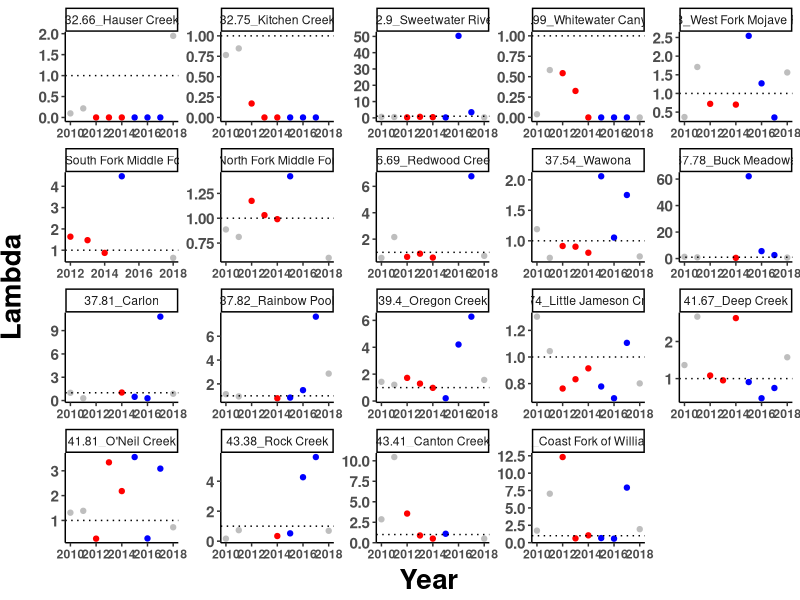

Write R code to recreate this figure. (Note: this script raises an error after producing the figure.)
#### PROJECT: Evolutionary rescue of Mimulus cardinalis populations during extreme drought
#### PURPOSE OF THIS SCRIPT: Produce demography graphs for publication
#### AUTHOR: Amy Angert & Daniel Anstett
#### DATE LAST MODIFIED: 20240627


#*******************************************************************************
#### 0. Clean workspace and load required packages
#*******************************************************************************

# Remove objects and clear workspace
rm(list = ls(all=TRUE))

# Make vector of packages needed
packages_needed <- c("tidyverse", "RColorBrewer","cowplot")

# Install packages needed (if not already installed)
for (i in 1:length(packages_needed)){
  if(!(packages_needed[i] %in% installed.packages())){install.packages(packages_needed[i])}
}

# Load packages needed
for (i in 1:length(packages_needed)){
  library(packages_needed[i], character.only = TRUE)
}


#*******************************************************************************
### 1. Read in lambda estimates for each site and year & manupulate
#*******************************************************************************
dat <- read.csv("data/demography data/siteYear.lambda_2010-2019.csv")
pop_key <- read_csv("data/genomic_data/pop_meta_data.csv") %>% dplyr::select(Site, Paper_ID) #just to get translation of pop names <--> numbers
pop_key[20,1] <- "Mill Creek"
pop_key[20,2] <- 12
dat<-left_join(dat,pop_key,by="Site") %>% 
  mutate(lat.2 = round(Latitude, 2), 
         Site.Lat=paste(lat.2,Paper_ID, sep = "_"),
         Site.Name=paste(lat.2,Site, sep = "_")) %>% 
  select(-lat.2) %>% filter(Site!="Mill Creek")

dat_pre <- dat %>% filter(Year<2012)
dat_drought <- dat %>% filter(between(Year,2012,2014))
dat_recovery <- dat %>% filter(between(Year,2015,2017))
dat_post <- dat %>% filter(Year>2017)


#*******************************************************************************
### 2. Visualize estimates over time for all sites
#*******************************************************************************

#Decline & Recovery
ggplot(dat, aes(x=Year, y=lambda)) +
  geom_point(data=filter(dat, Year<2012), col="grey") +
  geom_point(data=filter(dat, between(Year,2012,2014)), col="red") +
  geom_point(data=filter(dat, between(Year,2015,2017)), col="blue") +
  geom_point(data=filter(dat, Year>2017), col="grey") +
  scale_y_continuous(name="Lambda")+ scale_x_continuous(name="Year")+
  geom_hline(yintercept=1, linetype="dotted") +
  facet_wrap(~Site.Name, scale="free") + theme_classic() + theme(
  #facet_wrap(~Site.Lat, scale="free") + theme_classic() + theme(
    axis.text.x = element_text(face="bold"),
    axis.text.y = element_text(size=11,face="bold"),
    axis.title.x = element_text(color="black", size=20, vjust = 0.5, face="bold"),
    axis.title.y = element_text(color="black", size=20,vjust = 2, face="bold",hjust=0.5))
#+
#theme(strip.background = element_blank(), strip.text.x = element_blank(),
#     legend.title = element_blank())

ggsave("Graphs/Demography/01_decline_recovery.pdf",width=14, height = 8, units = "in")


#*******************************************************************************
### 2. Visualize estimates over time for select sites
#*******************************************************************************

#Kitchen creek
dat_kitchen <- dat %>% filter(Paper_ID==15)
plot_1 <- ggplot(dat_kitchen, aes(x=Year, y=lambda)) + geom_point(size=2) +
  geom_smooth(data=filter(dat_kitchen, Year<2015), method="lm", se=FALSE, col="red") +
  geom_smooth(data=filter(dat_kitchen, Year>2014), method="lm", se=FALSE, col="blue") +
  scale_y_continuous(name="Lambda")+ scale_x_continuous(name="")+
  geom_hline(yintercept=1, linetype="dotted") + theme_classic() + theme(
    #facet_wrap(~Site.Lat, scale="free") + theme_classic() + theme(
    axis.text.x = element_text(size=18,face="bold"),
    axis.text.y = element_text(size=18,face="bold"),
    axis.title.x = element_text(color="black", size=20, vjust = 0.5, face="bold"),
    axis.title.y = element_text(color="black", size=22,vjust = 2, face="bold",hjust=0.5))
ggsave("Graphs/Demography/sites/01_kitchen.pdf",width=6, height = 4, units = "in")

#Wawona
dat_Wawona <- dat %>% filter(Paper_ID==5)
plot_2 <- ggplot(dat_Wawona, aes(x=Year, y=lambda)) + geom_point(size=2) +
  geom_smooth(data=filter(dat_Wawona, Year<2015), method="lm", se=FALSE, col="red") +
  geom_smooth(data=filter(dat_Wawona, Year>2014), method="lm", se=FALSE, col="blue") +
  scale_y_continuous(name="Lambda")+ scale_x_continuous(name="")+
  geom_hline(yintercept=1, linetype="dotted") + theme_classic() + theme(
    #facet_wrap(~Site.Lat, scale="free") + theme_classic() + theme(
    axis.text.x = element_text(size=18,face="bold"),
    axis.text.y = element_text(size=18,face="bold"),
    axis.title.x = element_text(color="black", size=20, vjust = 0.5, face="bold"),
    axis.title.y = element_text(color="black", size=22,vjust = 2, face="bold",hjust=0.5))
ggsave("Graphs/Demography/sites/02_wawona.pdf",width=6, height = 4, units = "in")

#Little Jamison
dat_little <- dat %>% filter(Paper_ID==7)
plot_3 <- ggplot(dat_little, aes(x=Year, y=lambda)) + geom_point(size=2) +
  geom_smooth(data=filter(dat_little, Year<2015), method="lm", se=FALSE, col="red") +
  geom_smooth(data=filter(dat_little, Year>2014), method="lm", se=FALSE, col="blue") +
  scale_y_continuous(name="Lambda")+ scale_x_continuous(name="")+
  geom_hline(yintercept=1, linetype="dotted") + theme_classic() + theme(
    #facet_wrap(~Site.Lat, scale="free") + theme_classic() + theme(
    axis.text.x = element_text(size=18,face="bold"),
    axis.text.y = element_text(size=18,face="bold"),
    axis.title.x = element_text(color="black", size=20, vjust = 0.5, face="bold"),
    axis.title.y = element_text(color="black", size=22,vjust = 2, face="bold",hjust=0.5))
ggsave("Graphs/Demography/sites/03_little_jamison.pdf",width=6, height = 4, units = "in")

#Coast Fork of Willamette
dat_coast <- dat %>% filter(Paper_ID==55)
plot_4 <- ggplot(dat_coast, aes(x=Year, y=lambda)) + geom_point(size=2) +
  geom_smooth(data=filter(dat_coast, Year<2015), method="lm", se=FALSE, col="red") +
  geom_smooth(data=filter(dat_coast, Year>2014), method="lm", se=FALSE, col="blue") +
  scale_y_continuous(name="Lambda")+ scale_x_continuous(name="")+
  geom_hline(yintercept=1, linetype="dotted") + theme_classic() + theme(
    #facet_wrap(~Site.Lat, scale="free") + theme_classic() + theme(
    axis.text.x = element_text(size=18,face="bold"),
    axis.text.y = element_text(size=18,face="bold"),
    axis.title.x = element_text(color="black", size=20, vjust = 0.5, face="bold"),
    axis.title.y = element_text(color="black", size=22,vjust = 2, face="bold",hjust=0.5))
ggsave("Graphs/Demography/sites/04_coast_fork.pdf",width=6, height = 4, units = "in")


#*******************************************************************************
### 3. Visualize estimates over time for select sites decline
#*******************************************************************************

#Little Jamison
dat_little <- dat %>% filter(Paper_ID==7) %>% filter(Year<2015)
plot_3 <- ggplot(dat_little, aes(x=Year, y=lambda)) + geom_point(size=4,shape=21,fill="#9BD7A4") +
  geom_smooth(data=filter(dat_little, Year<2015), method="lm", se=FALSE, col="#9BD7A4",size=1.5) +
  #geom_smooth(data=filter(dat_little, Year>2014), method="lm", se=FALSE, col="blue") +
  scale_y_continuous(name="Lambda")+ scale_x_continuous(name="")+
  geom_hline(yintercept=1, linetype="dotted",size=0.8) + theme_classic() + theme(
    #facet_wrap(~Site.Lat, scale="free") + theme_classic() + theme(
    axis.text.x = element_text(size=18,face="bold"),
    axis.text.y = element_text(size=18,face="bold"),
    axis.title.x = element_text(color="black", size=20, vjust = 0.5, face="bold"),
    axis.title.y = element_text(color="black", size=22,vjust = 2, face="bold",hjust=0.5))
plot_3
ggsave("Graphs/Demography/sites/05_little_jamison.pdf",width=5, height = 4, units = "in")
